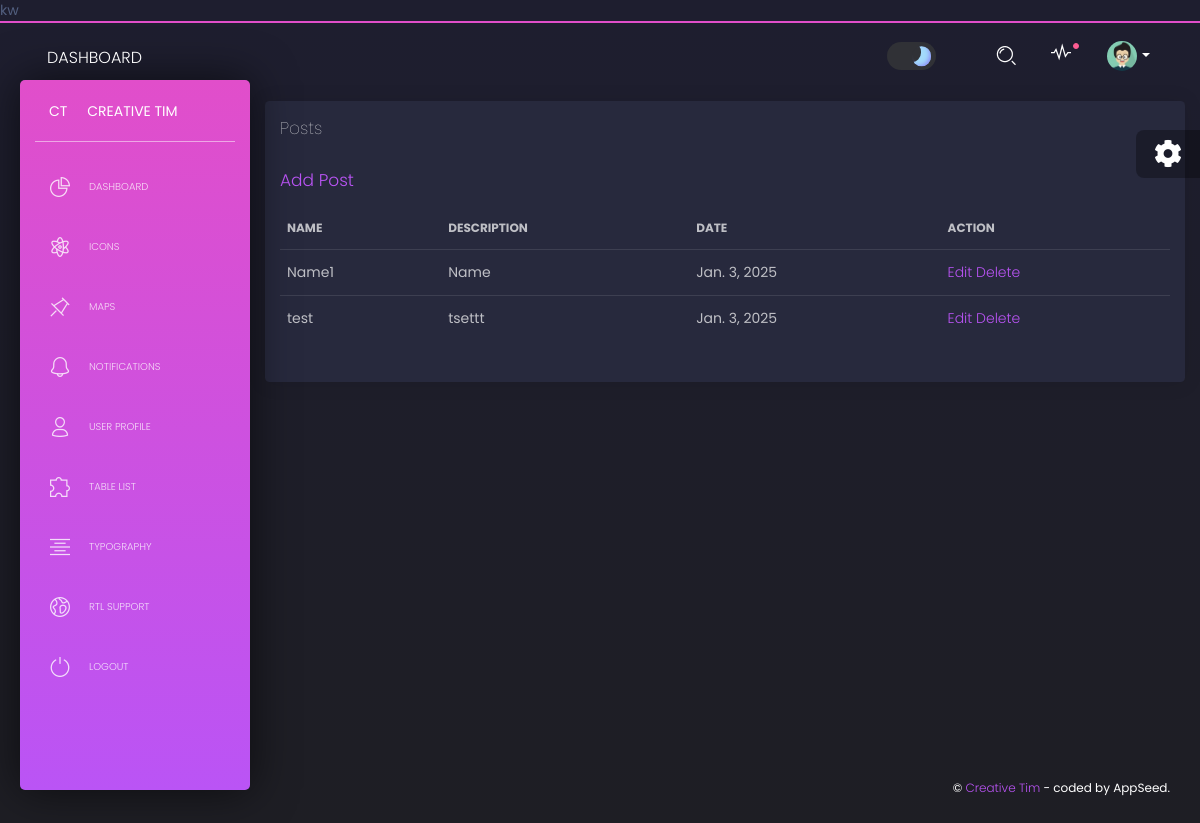
The app's page /post, older data.
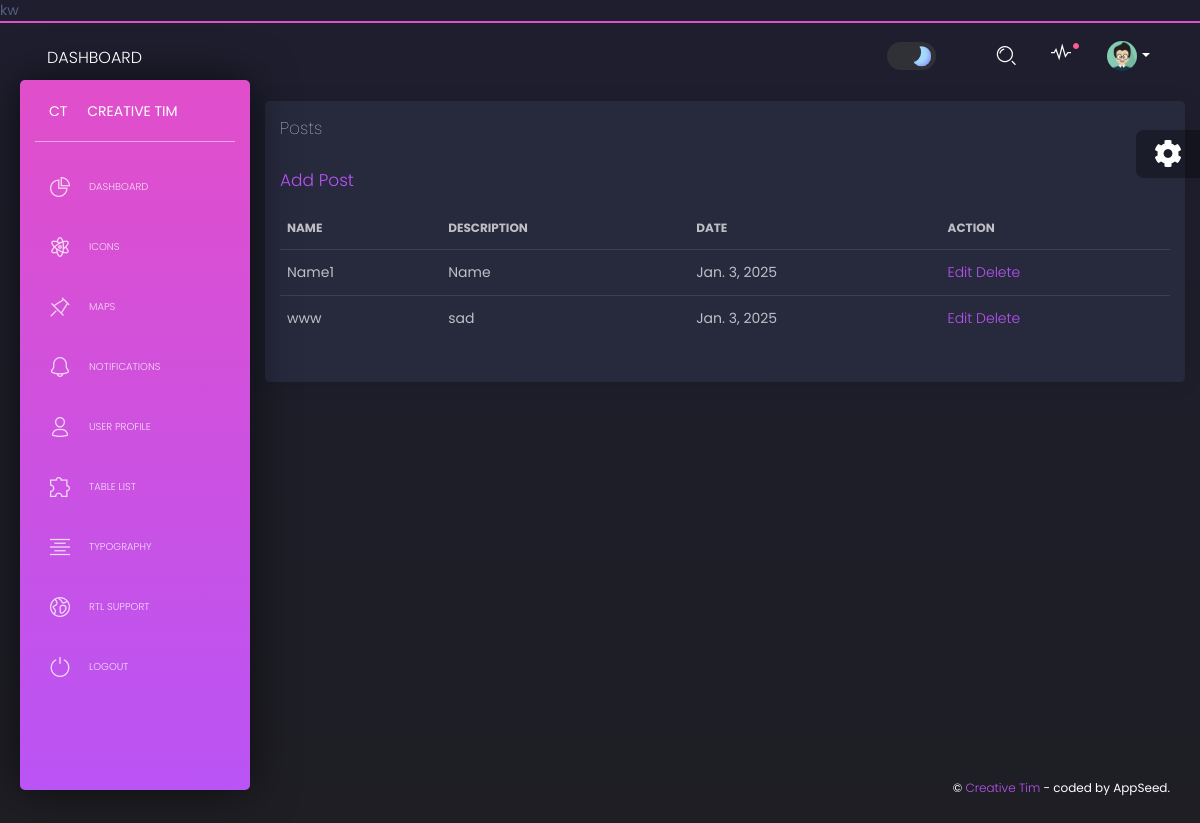
The same page, newer data.
### home/models.py (models this page shows)
class Post(models.Model):
    id = models.AutoField(primary_key=True)
    name         = models.CharField(max_length=122)
    description  = models.CharField(max_length=122)
    date         = models.DateField()

### home/views.py (the view)
# urls.py: path("post", views.post , name='post'),
def post(request):
     posts = Post.objects.all()
     return render(request, 'home/posts/index.html', {'posts': posts})

### templates/home/posts/index.html (shortened to what this page needs)
{% extends "layouts/base.html" %}
{% block content %}
  <div class="content">
    <div class="row">
      <div class="card ">
        <div class="card-header">
          <h4 class="card-title"> Posts</h4>
        </div>
        <div class="card-body">
          <h4>    <a href="{% url 'addpost' %}"> Add Post </a> </h4>
          <div class="table-responsive">
            <table class="table tablesorter " id="">
              <thead class=" text-primary">
                <tr>
                  <th>
                    Name
                  </th>
                  <th>
                    Description
                  </th>
                  <th >
                    Date
                  </th>
                  <th>
                    Action
                  </th>
                </tr>
              </thead>
              <tbody>
            {% for post in posts%}
                <tr>
                  <td>
                   {{ post.name}}
                  </td>
                  <td>
                    {{ post.description}}
                  </td>
                  <td>
                    {{ post.date}}
                  </td>
                  <td>
                    <a href="{% url 'editpost' post.id %}">Edit</a>
                    <a href="{% url 'delete_post' post.id %}">Delete</a>
                </td>
                </tr>
              {% endfor%}
              </tbody>
            </table>
          </div>
        </div>
      </div>
    </div>
  </div>
{% endblock content %}

### templates/layouts/base.html (shortened to what this page needs)
{% load static %}
<!DOCTYPE html>
<html lang="en">
<head>
    <link href="https://use.fontawesome.com/releases/v5.0.6/css/all.css" rel="stylesheet">
    <link href="{% static 'assets/css/nucleo-icons.css' %}" rel="stylesheet"/>
    <link href="{% static 'assets/css/black-dashboard.css' %}" rel="stylesheet"/>
    <link href="{% static 'assets/css/theme-switcher.css' %}" rel="stylesheet"/>
    <link href="{% static 'assets/demo/demo.css' %}" rel="stylesheet"/>
</head>
<body class="">
    <div class="wrapper">
        {% include 'includes/sidebar.html' %}
        <div class="main-panel">
            {% include 'includes/navigation.html' %}
            {% block content %}{% endblock content %}
            {% include 'includes/footer.html' %}
        </div>
    </div>
    {% include 'includes/fixed-plugin.html' %}
</body>
</html>

### templates/includes/sidebar.html
    <div class="sidebar">
        <div class="sidebar-wrapper">
            <div class="logo">
                <a href="javascript:void(0)" class="simple-text logo-mini">
                    CT
                </a>
                <a href="javascript:void(0)" class="simple-text logo-normal">
                    Creative Tim
                </a>
            </div>
            <ul class="nav">
                <li class="{% if 'index' in segment %} active {% endif %} ">
                    <a href="/">
                        <i class="tim-icons icon-chart-pie-36"></i>
                        <p>Dashboard</p>
                    </a>
                </li>
                <li class="{% if 'icons' in segment %} active {% endif %}">
                    <a href="/icons.html">
                        <i class="tim-icons icon-atom"></i>
                        <p>Icons</p>
                    </a>
                </li>
                <li class="{% if 'map' in segment %} active {% endif %}">
                    <a href="/map.html">
                        <i class="tim-icons icon-pin"></i>
                        <p>Maps</p>
                    </a>
                </li>
                <li class="{% if 'notifications' in segment %} active {% endif %}">
                    <a href="/notifications.html">
                        <i class="tim-icons icon-bell-55"></i>
                        <p>Notifications</p>
                    </a>
                </li>
                <li class="{% if 'user' in segment %} active {% endif %}">
                    <a href="/user.html">
                        <i class="tim-icons icon-single-02"></i>
                        <p>User Profile</p>
                    </a>
                </li>
                <li class="{% if 'table' in segment %} active {% endif %}">
                    <a href="{% url 'post' %}">
                        <i class="tim-icons icon-puzzle-10"></i>
                        <p>Table List</p>
                    </a>
                </li>
                <li class="{% if 'typography' in segment %} active {% endif %}">
                    <a href="/typography.html">
                        <i class="tim-icons icon-align-center"></i>
                        <p>Typography</p>
                    </a>
                </li>
                <li>
                    <a href="/rtl.html">
                        <i class="tim-icons icon-world"></i>
                        <p>RTL Support</p>
                    </a>
                </li>
                <li>
                    <a href="">
                        <i class="tim-icons icon-button-power"></i>
                        <p>Logout</p>
                    </a>
                </li>
            </ul>
        </div>
    </div>

### templates/includes/navigation.html (shortened to what this page needs)
        <nav class="navbar navbar-expand-lg navbar-absolute navbar-transparent">
            <div class="container-fluid">
                <div class="navbar-wrapper">
                    <a class="navbar-brand" href="javascript:void(0)">Dashboard</a>
                </div>
                <div class="collapse navbar-collapse" id="navigation">
                    <ul class="navbar-nav ml-auto">
                        <li class="input-group d-flex align-items-center mb-0">
                            <label class="switch theme-switch">
                                <span class="slider"></span>
                            </label>
                        </li>
                        <li class="search-bar input-group">
                            <button class="btn btn-link" id="search-button" data-toggle="modal"
                                    data-target="#searchModal"><i class="tim-icons icon-zoom-split"></i>
                            </button>
                        </li>
                        <li class="dropdown nav-item">
                            <a href="javascript:void(0)" class="dropdown-toggle nav-link" data-toggle="dropdown">
                                <div class="notification d-none d-lg-block d-xl-block"></div>
                                <i class="tim-icons icon-sound-wave"></i>
                            </a>
                        </li>
                        <li class="dropdown nav-item">
                            <a href="#" class="dropdown-toggle nav-link" data-toggle="dropdown">
                                <div class="photo">
                                    <img src="static/assets/img/anime3.png" alt="Profile Photo">
                                </div>
                                <b class="caret d-none d-lg-block d-xl-block"></b>
                            </a>
                        </li>
                    </ul>
                </div>
            </div>
        </nav>

### templates/includes/footer.html (shortened to what this page needs)
<footer class="footer">
    <div class="container-fluid">
        <div class="copyright">
            &copy; <a target="_blank" href="https://bit.ly/3fKQZaL">Creative Tim</a> - coded by AppSeed.
        </div>
    </div>
</footer>

### templates/includes/fixed-plugin.html (shortened to what this page needs)
<div class="fixed-plugin">
    <div class="dropdown show-dropdown">
        <a href="#" data-toggle="dropdown">
            <i class="fa fa-cog fa-2x"> </i>
        </a>
    </div>
</div>

### templates/includes/scripts.html (shortened to what this page needs)
{% load static %}

### static/assets/css/theme-switcher.css (style rules this page uses)
.switch { --width-of-switch: 3.5em; --height-of-switch: 2em; --size-of-icon: 1.4em; --slider-offset: 0.3em; position: relative; width: var(--width-of-switch); height: var(--height-of-switch); margin-bottom: 0; }
.slider { position: absolute; cursor: pointer; top: 0; left: 0; right: 0; bottom: 0; background-color: #eaeaea; transition: .4s; border-radius: 30px; }
.slider:before { position: absolute; content: ""; height: var(--size-of-icon,1.4em); width: var(--size-of-icon,1.4em); border-radius: 20px; left: var(--slider-offset,0.3em); top: 50%; transform: translateY(-50%); background: linear-gradient(40deg,#ff0080,#ff8c00 70%); ; transition: .4s; }
input:checked + .slider { background-color: #303136; }
input:checked + .slider:before { left: calc(100% - (var(--size-of-icon,1.4em) + var(--slider-offset,0.3em))); background: #303136; box-shadow: inset -3px -2px 5px -2px #8983f7, inset -10px -4px 0 0 #a3dafb; }

Row changes from the older to the newer data that the page shows:
removed Post: name "test", description "tsettt", date "Jan. 3, 2025"
added Post: name "www", description "sad", date "Jan. 3, 2025"
